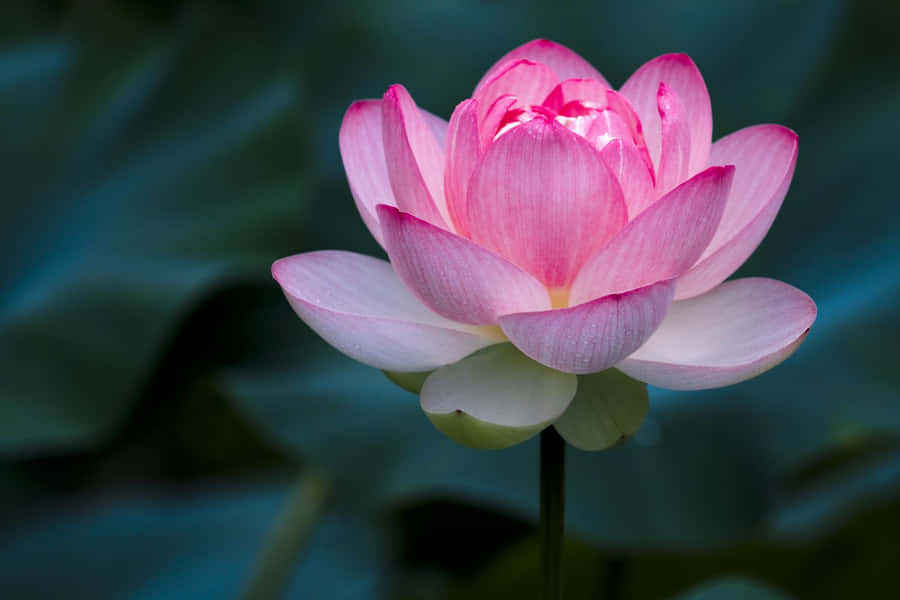
#> input picture Code/sc.jpg, 900 x 600 px
$ python 16.py   (older library calls are emulated)
#> lines starting #> are read from the running program, lines starting #| are printed output that depends on the picture

import cv2
import numpy as np

# Read the image
img = cv2.imread('sc.jpg')
#> img is the input picture: shape (600, 900, 3); mean B, G, R 76.2, 66.4, 64.7

# Convert image to grayscale
gray = cv2.cvtColor(img, cv2.COLOR_BGR2GRAY)
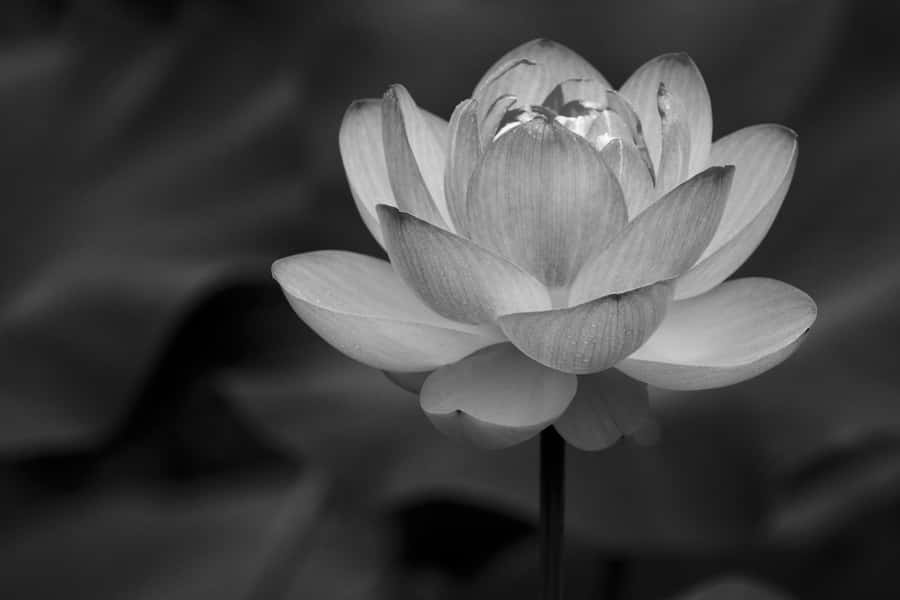
#> gray: shape (600, 900); min 0, max 254, mean 67

# Apply Sobel filter in X direction
sobel_x = cv2.Sobel(gray, cv2.CV_64F, 1, 0, ksize=3)
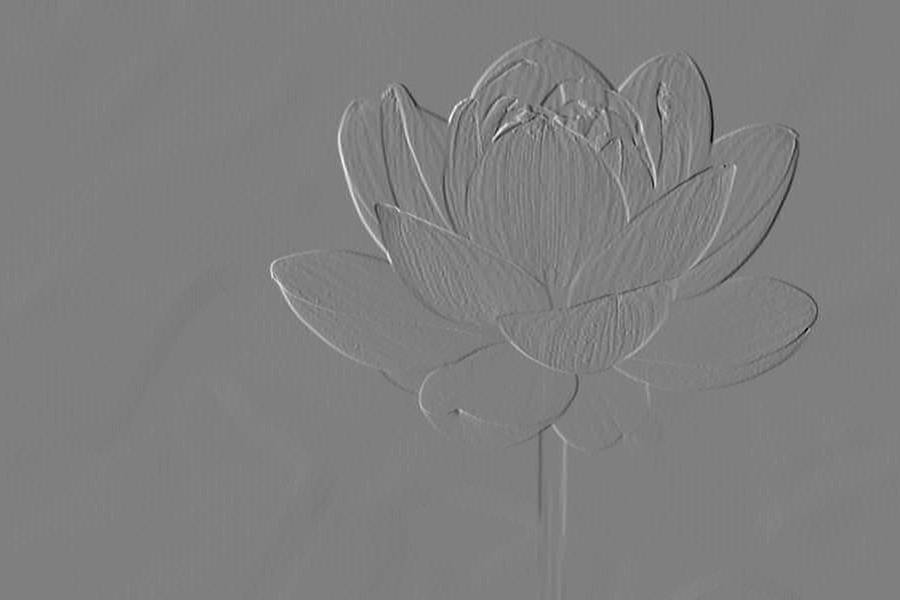
#> sobel_x: shape (600, 900) float64; min -453, max 452, mean 0; drawn with min black and max white

# Apply Sobel filter in Y direction
sobel_y = cv2.Sobel(gray, cv2.CV_64F, 0, 1, ksize=3)

# Convert results to uint8
sobel_x = cv2.convertScaleAbs(sobel_x)
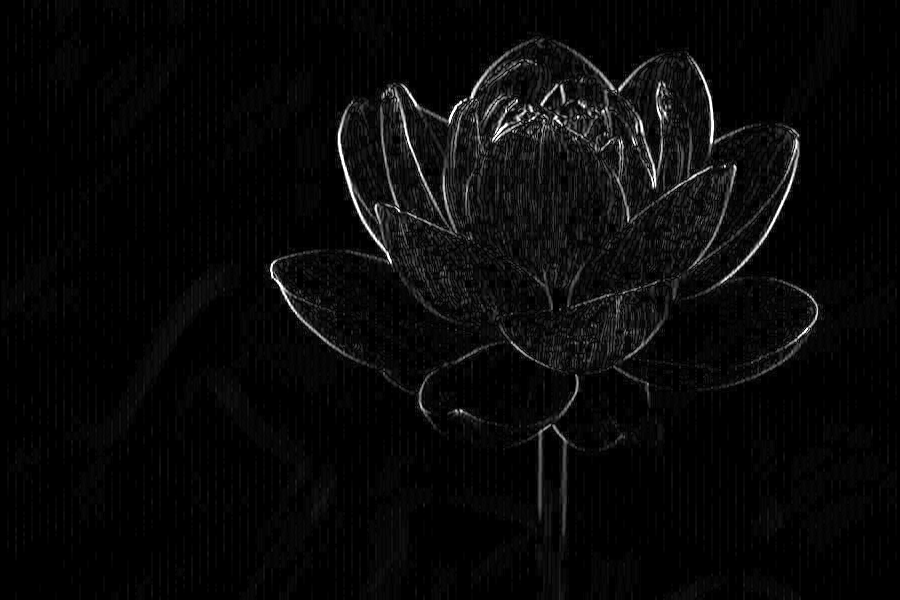
#> sobel_x: shape (600, 900); min 0, max 255, mean 8.4
sobel_y = cv2.convertScaleAbs(sobel_y)
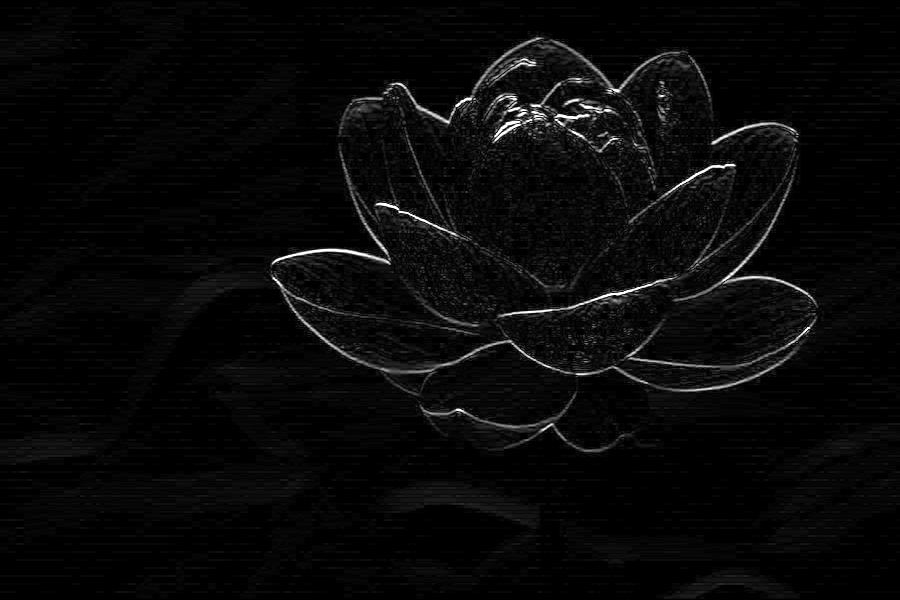
#> sobel_y: shape (600, 900); min 0, max 255, mean 8.7

# Combine both directions
result = cv2.addWeighted(sobel_x, 0.5, sobel_y, 0.5, 0)
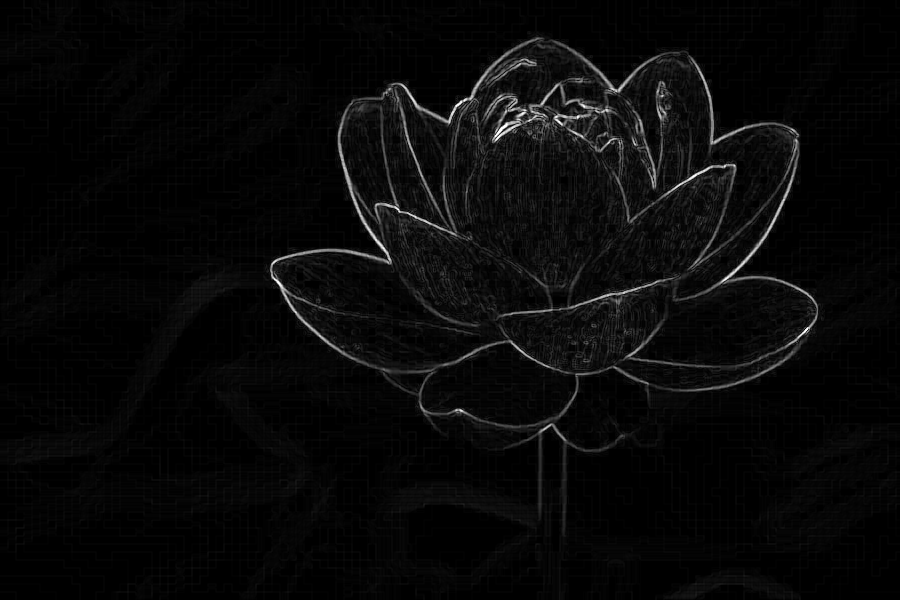
#> result: shape (600, 900); min 0, max 255, mean 8.6

# Display images
cv2.imshow('Original Image', img)
cv2.imshow('Sobel X', sobel_x)
cv2.imshow('Sobel Y', sobel_y)
cv2.imshow('Sobel Output', result)

cv2.waitKey(0)
cv2.destroyAllWindows()
